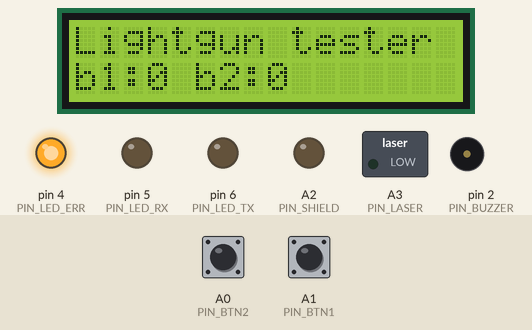
Bench run of a sketch on a simulated Arduino Uno, built with avr-gcc and run on an emulated ATmega328P. Parts: 16×2 character LCD, switched loads named in the sketch (green lamp = pin HIGH), output pins drawn as LEDs (lit = HIGH), buzzer (waves = sounding). The test bench sets the inputs (shaded band); at power-on: A0 (PIN_BTN2) LOW, A1 (PIN_BTN1) LOW. What the sketch prints to the serial monitor is not drawn.

Above: at 3.1 s.
3.7 s: A0 (PIN_BTN2) pulled HIGH for 3 s
At 3.7 s:
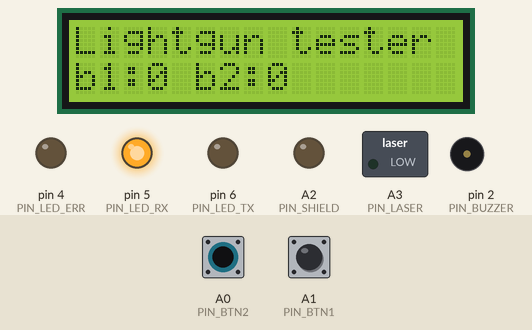
At 6.5 s:
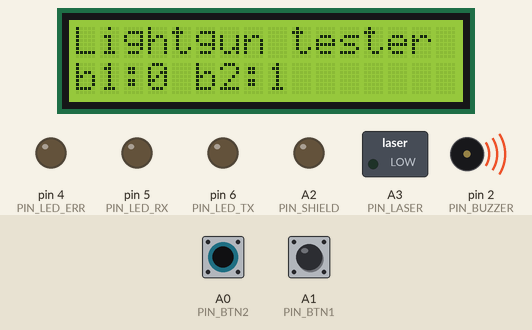
8.2 s: A1 (PIN_BTN1) pulled HIGH for 3 s
At 10.9 s:
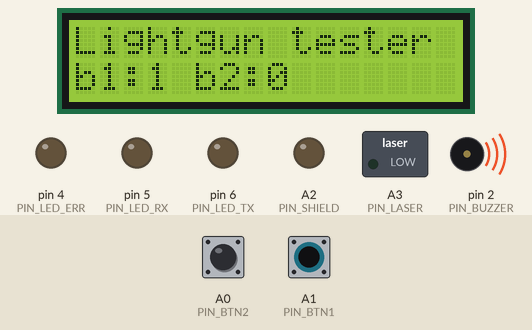
Timing chart, 0 to 18.7 s (numbered marks = the images above; inputs shaded):
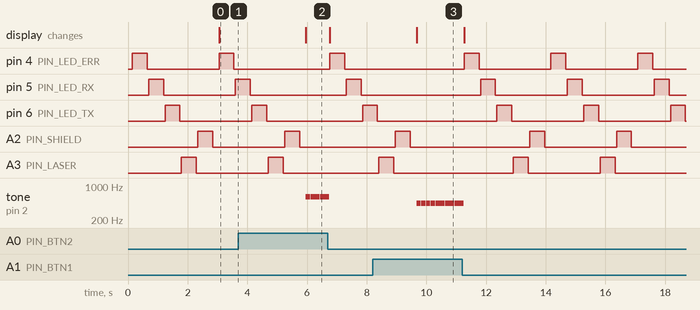

The sketch:

BoardTester.ino
```cpp
/* Lightgun board tester
 *  Tests the LEDS (Err, TX, RX)
 *  Beep/sound
 *  LCD
 *  Button 1, Button 2
*/

#include <LiquidCrystal_I2C.h>
LiquidCrystal_I2C lcd(0x3F,16,2);

#define PIN_BUZZER 2 // D2 Either use buzzer or MP3 player
#define PIN_LED_ERR 4 // D4 Red
#define PIN_LED_RX 5 // D5 Orange/yellow
#define PIN_LED_TX 6 // D6 Green
#define PIN_IR_RCV1 7
#define PIN_IR_RCV2 8

#define PIN_BTN1 A1 // A1=15 input (fix wiring error on board v1.0)
#define PIN_BTN2 A0 // A0=14 input (fix wiring error on board v1.0)
#define PIN_LASER A3 // output
#define PIN_SHIELD A2 // output

// D9-D13: used by NRF24L01
// A4, A5 used by I2C for LCD

int counter = 0;

void setup() {
  Serial.begin(115200);
  Serial.println("Board tester");

  lcd.begin(16,2);
  lcd.init();                      // initialize the lcd
  lcd.backlight();
  lcd.setCursor(0,0);
  lcd.printstr("Lightgun tester");

  pinMode(PIN_LED_ERR, OUTPUT);
  pinMode(PIN_LED_RX, OUTPUT);
  pinMode(PIN_LED_TX, OUTPUT);
  pinMode(PIN_BUZZER, OUTPUT);

  pinMode(PIN_LASER, OUTPUT);
  pinMode(PIN_SHIELD, OUTPUT);

  pinMode(PIN_BTN1, INPUT);
  pinMode(PIN_BTN2, INPUT);
}

void loop() {
  counter++;
  Serial.print(counter);
  Serial.print(" ");

  blinkLed(PIN_LED_ERR);
  blinkLed(PIN_LED_RX);
  blinkLed(PIN_LED_TX);

  blinkLed(PIN_LASER);
  blinkLed(PIN_SHIELD);

  //tone(PIN_BUZZER, 880);
  delay(150);
  noTone(PIN_BUZZER);
  readButtons();

  Serial.println();
}

void blinkLed(int pin)
{
  digitalWrite(pin, HIGH);   // turn the LED on (HIGH is the voltage level)
  delay(500);              // wait for a second
  digitalWrite(pin, LOW);    // turn the LED off by making the voltage LOW
  delay(50);              // wait for a second
}

void readButtons()
{
  int val1 = digitalRead(PIN_BTN1);
  int val2 = digitalRead(PIN_BTN2);
  Serial.print("Btn1:");
  Serial.print(val1);
  Serial.print("  Btn2:");
  Serial.print(val2);
  lcd.setCursor(0,1);
  lcd.printstr("b1:");
  lcd.print(val1);
  lcd.printstr(" b2:");
  lcd.print(val2);

  if(val1==HIGH) beep(440);
  if(val2==HIGH) beep(600);
}

void beep(int frequency)
{
  tone(PIN_BUZZER, frequency);
  delay(150);
  noTone(PIN_BUZZER);
  readButtons();
}
```

Measured:
- after the input at 3.7 s, A3 (PIN_LASER): goes on until 5.2 s, then stays LOW; tone on pin 2 (PIN_BUZZER): alternates 600 Hz for 0.15 s and silent for 0.01 s, 10 changes in all, then stays silent, starting after 2.3 s; the display: changes after 2.3 s (image 2)
- after the input at 8.2 s, tone on pin 2 (PIN_BUZZER): alternates 440 Hz for 0.15 s and silent for 0.01 s, 20 changes in all, then stays silent, starting after 1.5 s; the display: changes after 1.5 s (image 3)
- by itself, pin 4 (PIN_LED_ERR), pin 5 (PIN_LED_RX): alternates HIGH for 0.50 s and LOW for 2.4 s
- by itself, pin 6 (PIN_LED_TX): repeats every 2.9 s: HIGH 0.50 s, LOW 2.4 s
